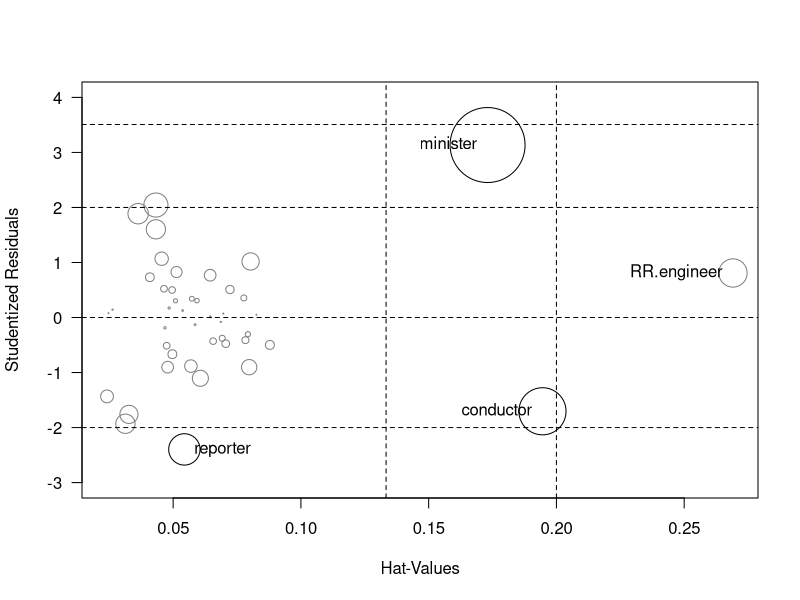

Write R code to recreate this figure. (Note: this script raises an error after producing the figure.)
##-------------------------------------------------------##
## An R Companion to Applied Regression, Second Edition  ##
##    Script for Chapter 8                               ##
##                                                       ##
##    John Fox and Sanford Weisberg                      ##
##    Sage Publications, 2011                            ##
##-------------------------------------------------------##

options(signif.stars=FALSE)

squareit <- function(x) {
  y <- x^2
  y
}
y <- 3
squareit(x=y)
y

inflPlot <- function(model, scale=10, col=c(1, 2),
    identify=TRUE, labels=names(rstud), ... ) {
    # Plot hatvalues, Studentized residuals, and Cook's distances
    #  for a linear or generalized linear model
    # Arguments:
    #  model: an lm or glm model object
    #  scale: a scaling factor for the circles representing Cook's D
    #  col: colors for non-noteworthy and noteworthy points
    #  identify points: label noteworthy points (TRUE or FALSE)
    #  labels: for identified points
    hatval <- hatvalues(model)
    rstud <- rstudent(model)
    cook <- sqrt(cooks.distance(model))
    scale <- scale/max(cook, na.rm = TRUE)
    p <- length(coef(model))
    n <- sum(!is.na(rstud))
    cutoff <- sqrt(4/(n - p))
    plot(hatval, rstud, xlab = "Hat-Values", ylab = "Studentized Residuals",
        cex=scale*cook, col=ifelse(cook > cutoff, col[2], col[1]), ...)
    abline(v = c(2, 3)*p/n, lty = "dashed")
    bonf <- qt(.025/n, df = n - p - 1, lower.tail=FALSE)
    abline(h=c(-bonf, -2, 0, 2, bonf), lty="dashed")
    if (identify)
    {
        noteworthy <- cook > cutoff | abs(rstud) > bonf | hatval > 2*p/n
        pos <- ifelse(hatval - mean(range(hatval, na.rm=TRUE)) <= 0, 4, 2)
        text(hatval[noteworthy], rstud[noteworthy], labels[noteworthy],
            pos = pos[noteworthy])
        return(which(noteworthy))
    }
    else return(invisible(NULL))
}

library(car)  # for Duncan data
inflPlot(lm(prestige ~ income + education, data=Duncan),
    ylim=c(-3, 4), las=1, col=gray(c(0.5, 0)))

(A <- matrix(c(1, 2, -4, 3, 5, 0), nrow=2, ncol=3))
(B <- matrix(1:6, 2, 3))
(C <- matrix(c(2, -2, 0, 1, -1, 1, 4 ,4, -4), 3, 3, byrow=TRUE))
A + B
A - B
A + C  # A and C not of the same order!
2*A

-A
A %*% C
(a <- rep(1, 3))
(b <- c(1, 5, 3))
C %*% a

a %*% C

a %*% b
outer(a, b)
t(B)
solve(C)
solve(C) %*% C  # check

library(MASS)
fractions(solve(C))
solve(C, b)
solve(C) %*% b

X <- cbind(1, as.matrix(Prestige[ , 1:3]))  # model matrix with constant
y <- Prestige[ , "prestige"]  # the response vector

head(X)  # first 6 rows
head(y)
head(Prestige[ , "prestige", drop=FALSE])
solve(t(X) %*% X) %*% t(X) %*% y
lm(prestige ~ education + income + women, data=Prestige)

R <- with(Prestige, cor(cbind(education, income, women)))
R  # correlation matrix
eigen(R)
det(R)
diag(R)  # extract diagonal

diag(R) <- NA  # set diagonal
R

diag(1:3)  # make diagonal matrix

diag(3)  # order-3 identity matrix

abs1 <- function(x) if (x < 0) -x else x
abs1(-5)
abs1(5)
abs1(-3:3)  # wrong! the first element, -3, controls the result

abs2 <- function(x) ifelse(x < 0, -x, x)
abs2(-3:3)

sign1 <- function(x) {
    if (x < 0) -1
        else if (x > 0) 1
            else 0
}
sign1(-5)
sign2 <- function(x){
    ifelse (x < 0, -1,
        ifelse(x > 0, 1, 0))
}
sign2(c(-5, 0, 10))

convert2meters <- function(x,
    units=c("inches", "feet", "yards", "miles")) {
    units <- match.arg(units)
    switch(units,
        inches = x * 0.0254,
        feet = x * 0.3048,
        yards = x * 0.9144,
        miles = x * 1609.344)
}
convert2meters(10) # uses first value of units ("inches") as default
convert2meters(10, "inches") # equivalent to default
convert2meters(3, "feet")
convert2meters(100, "y") # we can abbreviate values if unique
convert2meters(5, "miles")
convert2meters(3, "fathoms")  # produces an error!

fact1 <- function(x){
    if (x <= 1) return(1)
    f <- 1  # initialize
    for (i in 1:x) f <- f * i  # accumulate product
    f  # return result
}
fact1(5)
fact1(5.2)

fact2 <- function(x) {
    if ((!is.numeric(x)) || (x != floor(x))
         || (x < 0) || (length(x) > 1))
        stop("x must be a non-negative integer")
    if (x <= 1) return(1)
    f <- 1  # initialize
    for (i in 1:x) f <- f * i  # accumulate product
    f  # return result
}
fact2(5.2)

fact3 <- function(x){
    if ((!is.numeric(x)) || (x != floor(x))
         || (x < 0) || (length(x) > 1))
        stop("x must be a non-negative integer")
    i <- f <- 1  # initialize
    while (i <= x) {
        f <- f * i  # accumulate product
        i <- i + 1  # increment counter
        }
    f  # return result
}
fact3(5)

fact4 <- function(x) {
    if ((!is.numeric(x)) || (x != floor(x))
         || (x < 0) || (length(x) > 1))
        stop("x must be a non-negative integer")
    i <- f <- 1  # initialize
    repeat {
        f <- f * i  # accumulate product
        i <- i + 1  # increment counter
        if (i > x) break  # termination test
    }
    f  # return result
}
fact4(5)

fact5 <- function(x){
    if (x <= 1) 1  # termination condition
    else x * fact5(x - 1)  # recursive call
}
fact5(5)
trace(fact5)
fact5(5)
untrace(fact5)

fact6 <- fact5
remove(fact5)
fact6(5)  # tries to call the removed fact5

fact7 <- function(x) {
    if (x <= 1) 1
    else x * Recall(x - 1)  # recursive call
}
fact7(5)
fact8 <- fact7
remove(fact7)
fact8(5)  # still works with fact7 removed

head(DavisThin, 10)  # first 10 rows
dim(DavisThin)
DavisThin$thin.drive <- apply(DavisThin, 1, sum)
head(DavisThin$thin.drive, 10)
apply(DavisThin, 2, mean)
colMeans(DavisThin)
DavisThin$thin.drive <- NULL  # remove thin.drive
DavisThin[1, 2] <- DavisThin[2, 4] <- DavisThin[10, 3] <- NA
head(DavisThin, 10)
head(apply(DavisThin, 1, sum), 10)
head(apply(DavisThin, 1, function(x) 7*mean(x, na.rm=TRUE)), 10)
DavisThin[1, 2:5] <- NA  # create more missing data
head(DavisThin, 10)

makeScale <- function(items) {
    if (sum(is.na(items)) >= 4) NA
    else 7*mean(items, na.rm=TRUE)
}
head(apply(DavisThin, 1, makeScale), 10)

thin.list <- as.list(DavisThin)
str(thin.list)  # structure of the result
lapply(thin.list, mean, na.rm=TRUE)
lapply(thin.list, function(x) mean(x, na.rm=TRUE))
sapply(thin.list, mean, na.rm=TRUE)

(result <- integrate(dnorm, lower=-1.96, upper=1.96))
names(result)
(low <- c(-Inf, -3:3))
(high <- c(-3:3, Inf))
(P <- mapply(function(lo, hi) integrate(dnorm, lo, hi)$value,
    lo=low, hi=high))
sum(P)
pnorm(high) - pnorm(low)

Integrate <- Vectorize(
    function(fn, lower, upper) integrate(fn, lower, upper)$value,
    vectorize.args=c("lower", "upper")
    )
Integrate(dnorm, lower=low, upper=high)

set.seed(12345) # to reproduce results in the text
some(Moore)  # randomly sample 10 observations
Moore$fcategory <- factor(Moore$fcategory,
    levels=c("high", "medium", "low"))
with(Moore, tapply(conformity,
   list(Status=partner.status, Authoritarianism=fcategory), mean))
   
time1 <- function(n) {  # inefficient!
    a <- NULL
    for (i in 1:n) a <- c(a, i^2)
    a
}
system.time(time1(30000))
time2 <- function(n) {  # better
    a <- numeric(n)
    for (i in 1:n) a[i] <- i^2
    a
}
system.time(time2(30000))
time3 <- function(n) {  # best
    a <- (1:n)^2
    a
}
system.time(time3(30000))

system.time({
     matrices <- vector(mode="list", length=10000)
     for (i in 1:10000) matrices[[i]] <- matrix(rnorm(10000), 100, 100)
 })
system.time({  # (slightly) inefficient
     matrices <- list()
     for (i in 1:10000) matrices[[i]] <- matrix(rnorm(10000), 100, 100)
 })
system.time({  # inefficient!
     matrices <- list()
     for (i in 1:1000) matrices <-
         c(matrices, list(matrix(rnorm(10000), 100, 100)))
 })

time4 <- function(n) {  # (slightly) inefficient!
    a <- numeric(n)
    for (i in 1:n) a[i] <- 2 * pi * sin(i)
    a
}
system.time(time4(100000))
time5 <- function(n) {  # better
    a <- numeric(n)
    for (i in 1:n)
        a[i] <- sin(i)
    2 * pi * a
}
system.time(time5(100000))

system.time({
    S <- matrix(0, 100, 100)
    for (M in matrices) S <- S + M
})
# opaque and wastes memory!
system.time(S <- apply(array(unlist(matrices),
    dim = c(100, 100, 10000)), 1:2, sum))
# opaque & wastes memory!
S <- rowSums(array(unlist(matrices),
    dim = c(10, 10, 10000)), dims = 2)

lreg1 <- function(X, y, max.iter=10, tol=1E-6, verbose=FALSE){
    # X is the model matrix
    # y is the response vector of 0s and 1s
    # max.iter is the maximum number of iterations
    # tol is a convergence criterion
    # verbose: show iteration history?
    X <- cbind(1, X)  # add constant
    b <- b.last <- rep(0, ncol(X))  # initialize coefficients
    it <- 1  # initialize iteration counter
    while (it <= max.iter){
        if (verbose) cat("\niteration = ", it, ": ", b)
        p <- as.vector(1/(1 + exp(-X %*% b)))
        V <- diag(p * (1 - p))
        var.b <- solve(t(X) %*% V %*% X)
        b <- b + var.b %*% t(X) %*% (y - p)  # update coefficients
        if (max(abs(b - b.last)/(abs(b.last) + 0.01*tol)) < tol) break
        b.last <- b  # update previous coefficients
        it <- it + 1  # increment counter
    }
    if (verbose) cat("\n")  # newline
    if (it > max.iter) warning("maximum iterations exceeded")
    list(coefficients=as.vector(b), var=var.b, iterations=it)
}

head(Mroz)  # first 6 observations
Mroz$lfp <- with(Mroz, ifelse(lfp == "yes", 1, 0))
Mroz$wc <- with(Mroz, ifelse(wc == "yes", 1, 0))
Mroz$hc <- with(Mroz, ifelse(hc == "yes", 1, 0))
mod.mroz.1 <- with(Mroz, lreg1(cbind(k5, k618, age, wc, hc, lwg,
    inc), lfp, verbose=TRUE))
out <- with(mod.mroz.1,
    cbind(Estimate=coefficients, "Std. Error"=sqrt(diag(var))))
rownames(out)[1] <- "Intercept"
out

lreg2 <- function(X, y, method="BFGS") {
    X <- cbind(1, X)
    negLogL <- function(b, X, y){
        p <- as.vector(1/(1 + exp(-X %*% b)))
        - sum(y*log(p) + (1 - y)*log(1 - p))
    }
    grad <- function(b, X, y){
        p <- as.vector(1/(1 + exp(-X %*% b)))
        - colSums((y - p)*X)
    }
    result <- optim(rep(0, ncol(X)), negLogL, gr=grad,
        hessian=TRUE, method=method, X=X, y=y)
    list(coefficients=result$par, var=solve(result$hessian),
        deviance=2*result$value, converged=result$convergence == 0)
}

mod.mroz.2 <- with(Mroz, lreg2(cbind(k5, k618, age, wc, hc, lwg,
     inc), lfp))
mod.mroz.2$coefficients
sqrt(diag(mod.mroz.2$var))
mod.mroz.2$converged

Mroz$LFP <- ifelse(Mroz$lfp==0, "no", "yes")
mod.mroz.2a <- with(Mroz, lreg2(cbind(k5, k618, age, wc, hc, lwg,
     inc), LFP))

makeDigits <- function(x) strsplit(as.character(x), "")[[1]]
makeDigits(123456)
makeDigits(-123456)
makeDigits(1000000000)
options(scipen=100)
makeDigits(1000000000)

makeNumber <- function(x) as.numeric(paste(x, collapse=""))
makeNumber(c("1", "2", "3", "4", "5"))

ones <- c("zero", "one", "two", "three", "four", "five", "six",
    "seven", "eight", "nine")
teens <- c("ten", "eleven", "twelve", "thirteen", "fourteen",
    "fifteen", "sixteen", " seventeen", "eighteen", "nineteen")
names(ones) <- names(teens) <- 0:9
tens <- c("twenty", "thirty", "forty", "fifty", "sixty",
    "seventy", "eighty", "ninety")
names(tens) <- 2:9
suffixes <- c("thousand,", "million,", "billion,", "trillion,")
ones["5"]
teens["3"]
tens["7"]

trim <- function(text){
    gsub("(^\ *)|((\ *|-|,\ zero|-zero)$)", "", text)
}
number2words <- function(x){
   negative <- x < 0
   x <- abs(x)
     digits <- makeDigits(x)
      nDigits <- length(digits)
      result <- if (nDigits == 1) as.vector(ones[digits])
    else if (nDigits == 2)
          if (x <= 19) as.vector(teens[digits[2]])
            else trim(paste(tens[digits[1]], "-", ones[digits[2]], sep=""))
     else if (nDigits == 3) {
          tail <- makeNumber(digits[2:3])
          if (tail == 0) paste(ones[digits[1]], "hundred")
          else trim(paste(ones[digits[1]], "hundred", number2words(tail)))
      }
      else {
          nSuffix <- ((nDigits + 2) %/% 3) - 1
          if (nSuffix > length(suffixes) || nDigits > 15)
              stop(paste(x, "is too large!"))
          pick <- 1:(nDigits - 3*nSuffix)
          trim(paste(number2words(makeNumber(digits[pick])),
              suffixes[nSuffix], number2words(makeNumber(digits[-pick]))))
      }
      if (negative) paste("minus", result) else result
  }

number2words(123456789)
number2words(-123456789)
number2words(-123456000)

options(scipen=0)

numbers2words <- function(x, billion=c("US", "UK"),
    and=if (billion == "US") "" else "and") {
    billion <- match.arg(billion)
    trim <- function(text) {
        gsub("(^\ *)|((\ *|-|,\ zero|-zero)$)", "", text)
    }
    makeNumber <- function(x) as.numeric(paste(x, collapse=""))
    makeDigits <- function(x) strsplit(as.character(x), "")[[1]]
    helper <- function(x) {
        negative <- x < 0
        x <- abs(x)
        digits <- makeDigits(x)
        nDigits <- length(digits)
        result <- if (nDigits == 1) as.vector(ones[digits])
        else if (nDigits == 2)
            if (x <= 19) as.vector(teens[digits[2]])
                else trim(paste(tens[digits[1]], "-", ones[digits[2]], sep=""))
        else if (nDigits == 3) {
            tail <- makeNumber(digits[2:3])
            if (tail == 0) paste(ones[digits[1]], "hundred")
                else trim(paste(ones[digits[1]], trim(paste("hundred", and)),
                    helper(tail)))
        }
        else {
            nSuffix <- ((nDigits + 2) %/% 3) - 1
            if (nSuffix > length(suffixes) || nDigits > 15)
                stop(paste(x, "is too large!"))
            pick <- 1:(nDigits - 3*nSuffix)
            trim(paste(helper(makeNumber(digits[pick])),
                suffixes[nSuffix], helper(makeNumber(digits[-pick]))))
        }
        if (billion == "UK"){
            words <- strsplit(result, " ")[[1]]
            if (length(grep("million,", words)) > 1)
                result <- sub(" million, ", ", ", result)
        }
        if (negative) paste("minus", result) else result
    }
    opts <- options(scipen=100)
    on.exit(options(opts))
    ones <- c("zero", "one", "two", "three", "four", "five", "six", "seven",
        "eight", "nine")
    teens <- c("ten", "eleven", "twelve", "thirteen", "fourteen", "fifteen",
        "sixteen", " seventeen", "eighteen", "nineteen")
    names(ones) <- names(teens) <- 0:9
    tens <- c("twenty", "thirty", "forty", "fifty", "sixty", "seventy", "eighty",
        "ninety")
    names(tens) <- 2:9
    suffixes <- if (billion == "US")
                    c("thousand,", "million,", "billion,", "trillion,")
                else
                    c("thousand,", "million,", "thousand million,", "billion,")
    x <- round(x)
    if (length(x) > 1) sapply(x, helper) else helper(x)
}

numbers2words(c(1234567890123, -0123, 1000))
numbers2words(c(1234567890123, -0123, 1000), billion="UK")
numbers2words(c(1234567890123, -0123, 1000), and="and")

# bugged!
lreg3 <- function(X, y, max.iter=10, tol=1E-6, verbose=FALSE) {
    X <- cbind(1, X)
    b <- b.last <- rep(0, ncol(X))
    it <- 1
    while (it <= max.iter){
        if (verbose) cat("\niteration = ", it, ": ", b)
        p <- 1/(1 + exp(-X %*% b))
        V <- diag(p * (1 - p))
        var.b <- solve(t(X) %*% V %*% X)
        b <- b + var.b %*% t(X) %*% (y - p)
        if (max(abs(b - b.last)/(abs(b.last) + 0.01*tol)) < tol) break
        b.last <- b
        it <- it + 1
    }
    if (it > max.iter) warning("maximum iterations exceeded")
    if (verbose) cat("\n")
    list(coefficients=as.vector(b), var=var.b, iterations=it)
}

mod.mroz.1b <- with(Mroz,
    lreg3(cbind(k5, k618, age, wc, hc, lwg, inc), lfp))
traceback()

lreg3 <- function(X, y, max.iter=10, tol=1E-6, verbose=FALSE) {
    X <- cbind(1, X)
    b <- b.last <- rep(0, ncol(X))
    it <- 1
    while (it <= max.iter){
        if (verbose) cat("\niteration = ", it, ": ", b)
        p <- 1/(1 + exp(-X %*% b))
        V <- diag(p * (1 - p))
      browser()
        var.b <- solve(t(X) %*% V %*% X)
        b <- b + var.b %*% t(X) %*% (y - p)
        if (max(abs(b - b.last)/(abs(b.last) + 0.01*tol)) < tol) break
        b.last <- b
        it <- it + 1
      }
    if (it > max.iter) warning("maximum iterations exceeded")
    if (verbose) cat("\n")
    list(coefficients=as.vector(b), var=var.b, iterations=it)
}

mod.mroz.1b <- with(Mroz,
     lreg3(cbind(k5, k618, age, wc, hc, lwg, inc), lfp))
objects() # in local environment of lreg3
str(X)
str(V)
str(p)
str(p * (1 - p))
Q

# restore original bugged function
lreg3 <- function(X, y, max.iter=10, tol=1E-6, verbose=FALSE) {
    X <- cbind(1, X)
    b <- b.last <- rep(0, ncol(X))
    it <- 1
    while (it <= max.iter){
        if (verbose) cat("\niteration = ", it, ": ", b)
        p <- 1/(1 + exp(-X %*% b))
        V <- diag(p * (1 - p))
        var.b <- solve(t(X) %*% V %*% X)
        b <- b + var.b %*% t(X) %*% (y - p)
        if (max(abs(b - b.last)/(abs(b.last) + 0.01*tol)) < tol) break
        b.last <- b
        it <- it + 1
    }
    if (it > max.iter) warning("maximum iterations exceeded")
    if (verbose) cat("\n")
    list(coefficients=as.vector(b), var=var.b, iterations=it)
}

options(error=dump.frames)
mod.mroz.1b <- with(Mroz,
    lreg3(cbind(k5, k618, age, wc, hc, lwg, inc), lfp))
debugger()
5
str(X)
str(V)
Q
options(error=NULL)

set.seed(12345)  # for reproducibility
X <- matrix(rnorm(5000*10), 5000, 10)
y <- rbinom(5000, 1, prob=1/(1 + exp(- cbind(1, X) %*% rep(1, 11))))

system.time(mod.1 <- lreg1(X, y))
mod.1$coef
system.time(mod.2 <- lreg2(X, y))
mod.2$coef
system.time(mod.glm <- glm(y ~ X, family=binomial))
coef(mod.glm)

(tmp <- tempfile()) # create temporary file
Rprof(tmp, memory.profiling=TRUE) # turn on profiling
mod.1 <- lreg1(X, y)
Rprof() # turn off profiling
summaryRprof(tmp, memory="both") # summarize results
unlink(tmp) # delete temporary file

lreg4 <- function(X, y, max.iter=10, tol=1E-6) {
    X <- cbind(1, X)
    b <- b.last <- rep(0, ncol(X))
    it <- 1
    while (it <= max.iter){
        p <- as.vector(1/(1 + exp(-X %*% b)))
        var.b <- solve(crossprod(X, p * (1 - p) * X))
        b <- b + var.b %*% crossprod(X, y - p)
        if (max(abs(b - b.last)/(abs(b.last) + 0.01*tol)) < tol) break
        b.last <- b
        it <- it + 1
    }
    if (it > max.iter) warning("maximum iterations exceeded")
    list(coefficients=as.vector(b), var=var.b, iterations=it)
}

system.time(mod.1c <- lreg4(X, y))
mod.1c$coef

tmp <- tempfile()
Rprof(tmp, memory.profiling=TRUE, interval=0.002)
mod.1c <- lreg4(X, y)
Rprof()
summaryRprof(tmp, memory="both")$by.total
unlink(tmp)

summary
print

lreg <- function(X, ...){
    UseMethod("lreg")
    }

lreg.default <- function(X, y, predictors=colnames(X), max.iter=10,
        tol=1E-6, constant=TRUE, ...) {
    if (!is.numeric(X) || !is.matrix(X))
        stop("X must be a numeric matrix")
    if (!is.numeric(y) || !all(y == 0 | y == 1))
        stop("y must contain only 0s and 1s")
    if (nrow(X) != length(y))
        stop("X and y contain different numbers of observations")
    if (constant) {
        X <- cbind(1, X)
        colnames(X)[1] <- "Constant"
    }
    b <- b.last <- rep(0, ncol(X))
    it <- 1
    while (it <= max.iter){
        p <- as.vector(1/(1 + exp(-X %*% b)))
        var.b <- solve(crossprod(X, p * (1 - p) * X))
        b <- b + var.b %*% crossprod(X, y - p)
        if (max(abs(b - b.last)/(abs(b.last) + 0.01*tol)) < tol) break
        b.last <- b
        it <- it + 1
    }
    if (it > max.iter) warning("maximum iterations exceeded")
    dev <- -2*sum(y*log(p) + (1 - y)*log(1 - p))
    result <- list(coefficients=as.vector(b), var=var.b,
        deviance=dev, converged= it <= max.iter,
        predictors=predictors, iterations = it)
    class(result) <- "lreg"
    result
}

mod.mroz.3 <- with(Mroz, lreg(cbind(k5, k618, age, wc, hc, lwg, inc), lfp))
class(mod.mroz.3)
str(mod.mroz.3) # to avoid printing the entire object

print.lreg <- function(x, ...) {
    coef <- x$coefficients
    names(coef) <- x$predictors
    print(coef)
    invisible(x)
}

summary.lreg <- function(object, ...) {
    b <- object$coefficients
    se <- sqrt(diag(object$var))
    z <- b/se
    table <- cbind(b, se, z, 2*(1-pnorm(abs(z))))
    colnames(table) <- c("Estimate", "Std.Err", "z value", "Pr(>|z|)")
    rownames(table) <- object$predictors
    result <- list(coef=table, deviance=object$deviance,
        converged=object$converged)
    class(result) <- "summary.lreg"
    result
}

print.summary.lreg <- function(x, ...) {
    printCoefmat(x$coef, signif.stars=FALSE)
    cat("\nDeviance =", x$deviance,"\n")
    if (!x$converged) cat("\n Note: lreg did not converge\n")
    invisible(x)
}

mod.mroz.3
summary(mod.mroz.3)

setClass("lreg5",
    representation(coefficients="numeric", var="matrix",
        deviance="numeric", predictors="character",
        iterations="numeric"))

lreg5 <- function(X, y, predictors=colnames(X), max.iter=10,
        tol=1E-6, constant=TRUE, ...) {
    if (!is.numeric(X) || !is.matrix(X))
        stop("X must be a numeric matrix")
    if (!is.numeric(y) || !all(y == 0 | y == 1))
        stop("y must contain only 0s and 1s")
    if (nrow(X) != length(y))
        stop("X and y contain different numbers of observations")
    if (constant) {
        X <- cbind(1, X)
        colnames(X)[1] <- "Constant"
    }
    b <- b.last <- rep(0, ncol(X))
    it <- 1
    while (it <= max.iter){
        p <- as.vector(1/(1 + exp(-X %*% b)))
        var.b <- solve(crossprod(X, p * (1 - p) * X))
        b <- b + var.b %*% crossprod(X, y - p)
        if (max(abs(b - b.last)/(abs(b.last) + 0.01*tol)) < tol) break
        b.last <- b
        it <- it + 1
    }
    if (it > max.iter) warning("maximum iterations exceeded")
    dev <- -2*sum(y*log(p) + (1 - y)*log(1 - p))
    result <- new("lreg5", coefficients=as.vector(b), var=var.b,
        deviance=dev, predictors=predictors, iterations=it)
    result
}

mod.mroz.4 <- with(Mroz,
    lreg5(cbind(k5, k618, age, wc, hc, lwg, inc), lfp))
class(mod.mroz.4)
slotNames(mod.mroz.4)
str(mod.mroz.4)

show
setMethod("show", signature(object="lreg5"),
    definition=function(object) {
            coef <- object@coefficients
            names(coef) <- object@predictors
            print(coef)
        }
    )
    
mod.mroz.4

setMethod("summary", signature(object="lreg5"),
    definition=function(object, ...) {
            b <- object@coefficients
            se <- sqrt(diag(object@var))
            z <- b/se
            table <- cbind(b, se, z, 2*(1-pnorm(abs(z))))
            colnames(table) <- c("Estimate", "Std.Err", "Z value", "Pr(>z)")
            rownames(table) <- object@predictors
            printCoefmat(table)
            cat("\nDeviance =", object@deviance,"\n")
        }
    )
    
summary(mod.mroz.4)

lreg.formula <- function(formula, data, subset, na.action, model = TRUE,
    contrasts = NULL, ...) {
    call <- match.call()  # returns the function call
    mf <- match.call(expand.dots = FALSE)  # the function call w/o ...
    args <- match(c("formula", "data", "subset", "na.action"),
        names(mf), 0)  # which arguments are present?
    mf <- mf[c(1, args)]
    mf$drop.unused.levels <- TRUE
    mf[[1]] <- as.name("model.frame")
    mf <- eval.parent(mf)  # create a model frame
    terms <- attr(mf, "terms")  # terms object for the model
    y <- model.response(mf)  # response variable
    values <- sort(unique(y))
    if (length(values) != 2) stop("the response variable is not binary")
    y <- as.numeric(y == values[2])  # higher value coded 1, lower coded 0
    X <- model.matrix(terms, mf, contrasts)  # model matrix
    mod <- lreg.default(X, y, predictors=colnames(X), constant=FALSE, ...)
    mod$na.action <- attr(mf, "na.action")
    mod$contrasts <- attr(X, "contrasts")
    mod$xlevels <- .getXlevels(terms, mf)
    mod$call <- call
    mod$terms <- terms
    if (model)  mod$model <- mf
    mod
}

vcov.lreg <- function(object, ...) {
    object$var
}

remove(Mroz) # delete modified Mroz data set
mod.lreg <- lreg(lfp ~ ., data=Mroz) # Mroz will be found in car
mod.lreg
str(vcov(mod.lreg))  # i.e., an 8 x 8 matrix
coef(mod.lreg) # inherits coef.default

Glmnet <- function(formula, data, subset, na.action, ...) {
    call <- match.call()  # returns the function call
    mf <- match.call(expand.dots = FALSE)  # the function call w/o ...
    args <- match(c("formula", "data", "subset", "na.action"),
        names(mf), 0)  # which arguments are present?
    mf <- mf[c(1, args)]
    mf$drop.unused.levels <- TRUE
    mf[[1]] <- as.name("model.frame")
    mf <- eval.parent(mf)  # create a model frame
    terms <- attr(mf, "terms")  # terms object for the model
    y <- model.response(mf)  # response variable
    X <- model.matrix(terms, mf, contrasts)  # model matrix
    glmnet(X,y,...)
}

library(glmnet)
args(glmnet)
g1 <- Glmnet(prestige ~ income + education + women + type,
    data=Prestige)
class(g1)

f <- function(x) x + a
a <- 10
x <- 5
f(2)

f <- function(x) {
    a <- 5
    g(x)
}
g <- function(y) y + a
f(2)

f <- function(x) {
    a <- 5
    g <- function(y) y + a
    g(x)
}
f(2)

makePower <- function(power) {
    function(x) x^power
}

square <- makePower(2)
square
square(4)

cuberoot <- makePower(1/3)
cuberoot
cuberoot(64)

m1 <- lm(prestige ~ income + education + women + type,
    data=na.omit(Prestige))
yhat2 <- predict(m1)^2
m2 <- update(m1, . ~ . + yhat2)
test <- summary(m2)$coef["yhat2", 3]
pval <- 2*pnorm(abs(test), lower.tail=FALSE)
c(TukeyTest=test, Pvalue=pval)

tukeyTest <- function(model) {  # bugged!
   yhat2 <- predict(model)^2
   m2 <- update(model, . ~ . + yhat2)
   test <- summary(m2)$coef["yhat2", 3]
   pval <- 2*pnorm(abs(test), lower.tail=FALSE)
   c(TukeyTest=test, Pvalue=pval)
}
remove(yhat2)
tukeyTest(m1)

tukeyTest <- function(model) {
    yhat2 <<- predict(model)^2  # note the use of "<<-"
    m2 <- update(model, . ~ . + yhat2)
    test <- summary(m2)$coef["yhat2", 3]
    pval <- 2*pnorm(abs(test), lower.tail=FALSE)
    rm(yhat2, envir=globalenv())
    c(TukeyTest=test, Pvalue=pval)
}
tukeyTest(m1)

getAnywhere(tukeyNonaddTest)